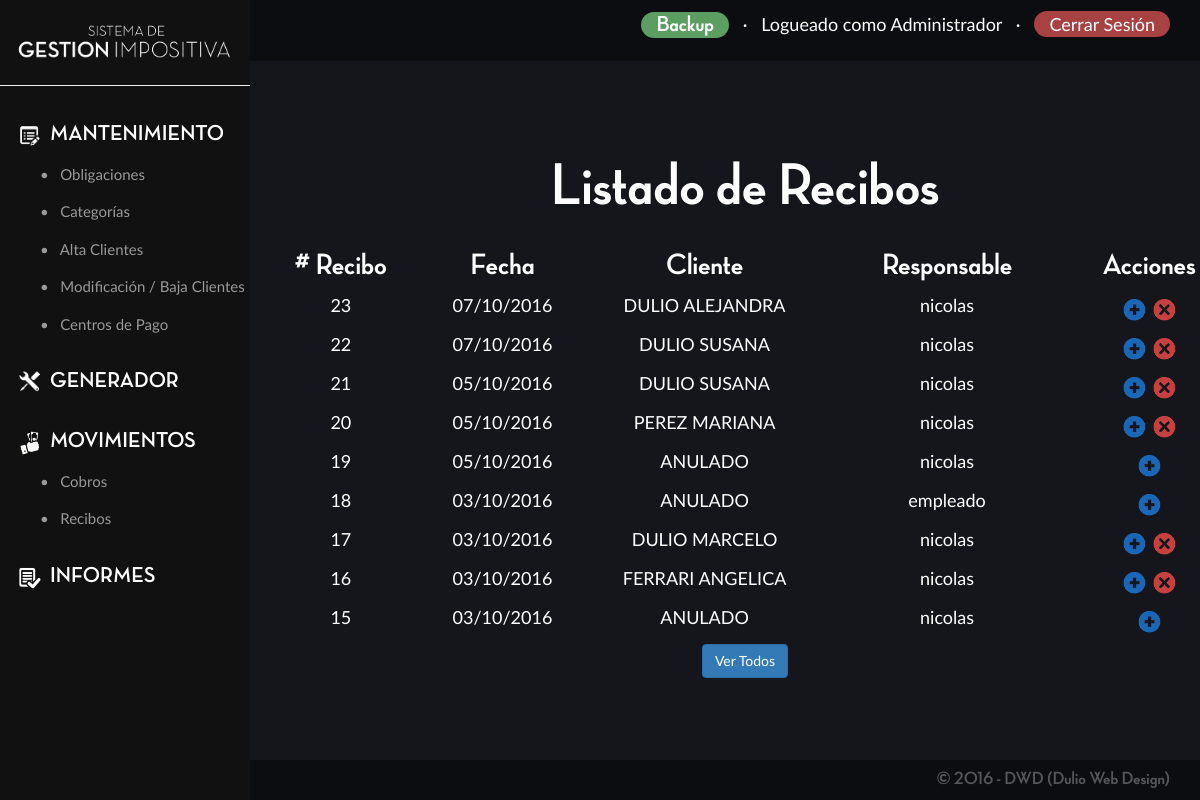
Page /recibos.php (signed in) on the earlier database version.
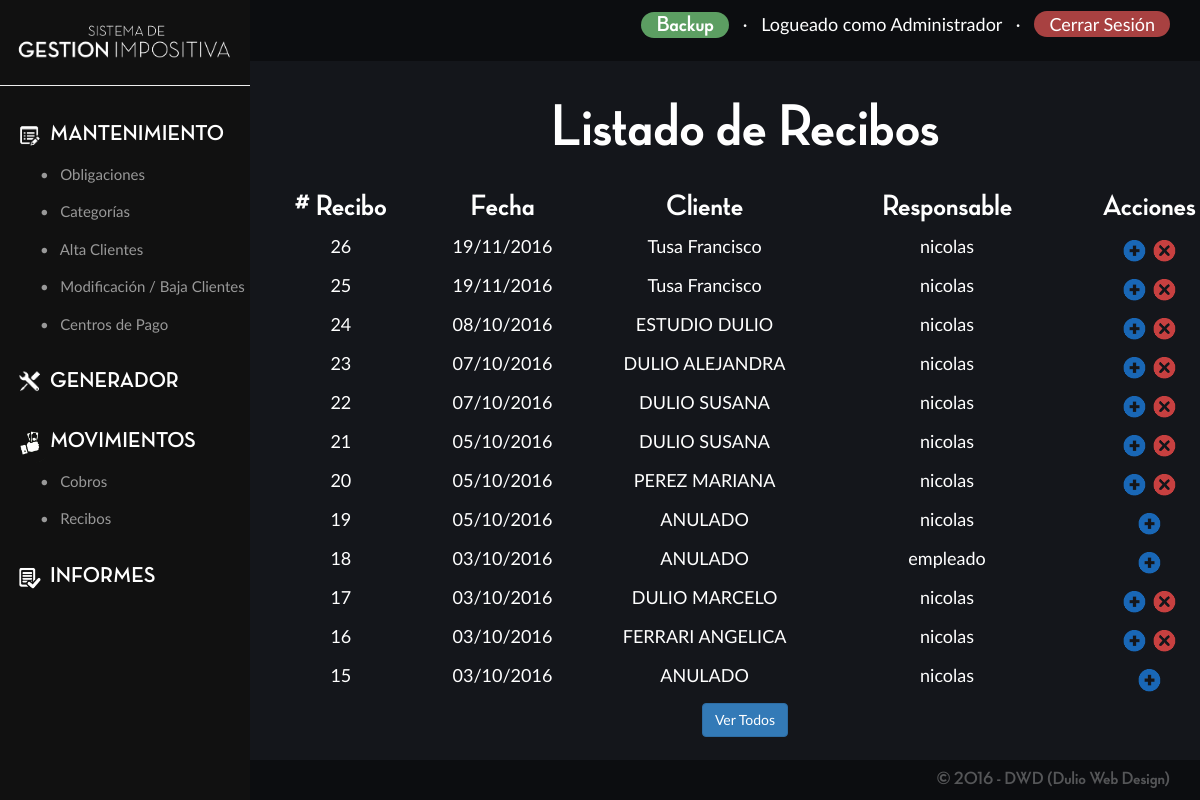
Same page on the later database version.
### tables this page shows
CREATE TABLE `usuario` (
  `username` varchar(30) NOT NULL,
  `password` varchar(100) NOT NULL,
  `tipoUsuario` varchar(1) NOT NULL,
  PRIMARY KEY (`username`)
);

CREATE TABLE `recibo` (
  `nroRecibo` int(11) NOT NULL,
  `anulado` tinyint(1) NOT NULL DEFAULT '0',
  `username` varchar(30) NOT NULL,
  `fecha` date NOT NULL,
  PRIMARY KEY (`nroRecibo`,`username`),
  KEY `fk_recibo_usuario1_idx` (`username`)
);

### session.php (called while the page is built, shortened)
<?php
	require("conecto.php");
	$user_check=$_SESSION['login_user'];
	$ses_sql=mysqli_query($conexion, "SELECT username FROM usuario WHERE username='$user_check'");
	$row = mysqli_fetch_assoc($ses_sql);
	$login_session =$row['username'];
?>

### funciones.php (called while the page is built, shortened)
<?php
	require "conecto.php";
	function getTipoUsuario($username){
		global $conexion;
		$sql="SELECT tipoUsuario FROM usuario WHERE username = '$username'";
		$resultado = mysqli_query($conexion,$sql);
		$tipoUsuario = mysqli_fetch_row($resultado);
		return $tipoUsuario[0];
	}
	function getNombreApellido($idCliente){
		global $conexion;
		$sql = "SELECT * FROM cliente WHERE idCliente = '$idCliente'";
		$resultado = mysqli_query($conexion,$sql);
		$cliente = mysqli_fetch_assoc($resultado);
		return $cliente['apellido']." ".$cliente['nombre'];
	}
?>

### recibos.php (the view, shortened to what this page needs)
<?php
	include "session.php";
	include "funciones.php";
?>
<!doctype html>
<html>
<head>
    <link rel="stylesheet" href="css/bootstrap.css">
    <link rel="stylesheet" href="estilospanel.css">
</head>
<body>
	<?php
		include "conecto.php";
	?>
	<div class="lateral">
		<?php
			include "modificar/logoInside.php";
		?>
		<hr>
		<?php
			$tipoUsuario= getTipoUsuario($login_session);
			switch ($tipoUsuario) {
						case 0:
							include "modificar/menu0.php";
							break;
					}
		?>
	</div>
	<div class="principal">
		<div class="superior">
			<?php include "modificar/superior.php"; ?>
		</div>
		<div id="listado" class="contenido">
			<div class="row">
				<h1 align="center">
					Listado de Recibos
				</h1>
			</div>
			<div class="row">
				<?php
					if(getTipoUsuario($_SESSION['login_user'])!='0'){
						$sql = "SELECT nroRecibo, anulado, username, DATE_FORMAT(fecha,'%d/%m/%Y') AS fecha FROM recibo WHERE username = '".$_SESSION['login_user']."' ORDER BY nroRecibo DESC";
					}else{
						$sql = "SELECT nroRecibo, anulado, username, DATE_FORMAT(fecha,'%d/%m/%Y') AS fecha FROM recibo ORDER BY nroRecibo DESC";
					}
					if(!isset($verTodos)){
						$sql .= " LIMIT 20";
					}
					$resultado = mysqli_query($conexion,$sql);
					echo"
						<div class='row'>
							<div class='col-sm-2'>
								<h2 align='center'>
									# Recibo
								</h2>
							</div>
							<div class='col-sm-2'>
								<h2 align='center'>
									Fecha
								</h2>
							</div>
							<div class='col-sm-3'>
								<h2 align='center'>
									Cliente
								</h2>
							</div>
							<div class='col-sm-3'>
								<h2 align='center'>
									Responsable
								</h2>
							</div>
							<div class='col-sm-2'>
								<h2 align='center'>
									Acciones
								</h2>
							</div>
						</div>
						";
					while($recibo = mysqli_fetch_assoc($resultado)){
						$idRecibo = $recibo['nroRecibo'];
						$sqli="SELECT idCliente FROM cobro WHERE nroRecibo = '$idRecibo'";
						$resultadoi = mysqli_query($conexion,$sqli);
						$cliente = mysqli_fetch_assoc($resultadoi);
						$idCliente = $cliente['idCliente'];
						if($recibo['anulado']== 0){
							echo"
								<div class='row'>
									<div class='col-sm-2'>
										<p align='center' class='listadoClientes'>
											".$recibo['nroRecibo']."
										</p>
									</div>
									<div class='col-sm-2'>
										<p align='center' class='listadoClientes'>
											".$recibo['fecha']."
										</p>
									</div>
									<div class='col-sm-3'>
										<p align='center' class='listadoClientes'>
											".getNombreApellido($idCliente)."
										</p>
									</div>
									<div class='col-sm-3'>
										<p align='center' class='listadoClientes'>
											".$recibo['username']."
										</p>
									</div>
									<div class='col-sm-2'>
										<p align='center'>
											<a class='verMas' href='#' id='".$recibo['nroRecibo']."'>
												<img src='img/mas.png' width='25px' alt='Ver Más'>
											</a>";
											if(getTipoUsuario($_SESSION['login_user'])=='0'){
											echo"
												<a class='eliminar' href='#' id='".$recibo['nroRecibo']."'>
													<img src='img/cross.png' width='25px' alt='Eliminar'>
												</a>";
											}
											echo"
										</p>
									</div>
								</div>
							";
						}else{
							echo"
								<div class='row'>
									<div class='col-sm-2'>
										<p align='center' class='listadoClientes'>
											".$recibo['nroRecibo']."
										</p>
									</div>
									<div class='col-sm-2'>
										<p align='center' class='listadoClientes'>
											".$recibo['fecha']."
										</p>
									</div>
									<div class='col-sm-3'>
										<p align='center' class='listadoClientes'>
											ANULADO
										</p>
									</div>
									<div class='col-sm-3'>
										<p align='center' class='listadoClientes'>
											".$recibo['username']."
										</p>
									</div>
									<div class='col-sm-2'>
										<p align='center'>
											<a class='verMas' href='#' id='".$recibo['nroRecibo']."'>
												<img src='img/mas.png' width='25px' alt='Ver Más'>
											</a>
										</p>
									</div>
								</div>
							";
						}
					}
				?>
			</div>
			<?php
				if(!isset($verTodos)){
					echo"
						<div class='row'>
							<p align='center'>
								<a href='recibos.php?verTodos=1' class='btn btn-primary'>Ver Todos</a>
							</p>
						</div>
					";
				}
			?>
		</div>
		<div class="inferior">
			<h4 align="right">
	    		<a target="_blank" class="footer" href="http://www.dulio.com.ar">&copy; 2016 - DWD (Dulio Web Design)</a>
	    	</h4>
		</div>
	</div>
</body>
</html>

### modificar/logoInside.php
<?php
	echo"
		<br>
		<p align='center'> <img src='img/logo.png' width='90%'> </p>
	";
?>

### modificar/menu0.php (shortened to what this page needs)
<?php
	echo"
		<ul>
			<!--<a href='inicio.php'><li>
				<img src='img/ico-inicio.png' width='40px'> INICIO
			</li></a>-->
			<li>
				<img src='img/ico-editar.png' width='40px'>MANTENIMIENTO
				<ul>
					<a href='ingresarObligacion.php'><li>&bullet; &nbsp; Obligaciones</li></a>
				</ul>
				<ul>
					<a href='ingresarCategoria.php'><li>&bullet; &nbsp; Categorías</li></a>
				</ul>
				<ul>
					<a href='ingresarCliente.php'><li>&bullet; &nbsp; Alta Clientes</li></a>
				</ul>
				<ul>
					<a href='modificacionBajaCliente.php'><li>&bullet; &nbsp; Modificación / Baja Clientes</li></a>
				</ul>
				<ul>
					<a href='ingresarBanco.php'><li>&bullet; &nbsp; Centros de Pago</li></a>
				</ul>
			</li>
			<a href='generador.php'><li>
				<img src='img/ico-configuracion.png' width='40px'>GENERADOR
			</li></a>
			<a href='movimientos.php'><li>
				<img src='img/ico-ventas.png' width='40px'>MOVIMIENTOS
				<ul>
					<a href='cobros.php'><li>&bullet; &nbsp; Cobros</li></a>
				</ul>
				<!--<ul>
					<a href='pagos.php'><li>&bullet; &nbsp; Pagos</li></a>
				</ul>-->
				<ul>
					<a href='recibos.php'><li>&bullet; &nbsp; Recibos</li></a>
				</ul>
			</li></a>
			<a href='informes.php'><li>
				<img src='img/ico-informe.png' width='40px'>INFORMES
			</li></a>
			<!--<a href='#'><li>
				<img src='img/ico-configuracion.png' width='40px'>CONFIGURACIÓN
			</li></a>-->
		</ul>
	";
?>

### modificar/superior.php (shortened to what this page needs)
<?php
	$idTipoUsuario=getTipoUsuario($login_session);
	echo"
		<p class='logueadocomo' align='right'>
	";
	if($idTipoUsuario==0){
		echo"
					<a id='visitarsitio' href='quieresBackupear.php'>Backup</a> &nbsp; &middot; &nbsp;
				";
	}
				echo"
				Logueado como
				";
					switch ($idTipoUsuario) {
						case 0:
							$tipoUsuario = 'Administrador';
							break;
					}
						echo "$tipoUsuario";
				echo"
				&nbsp; &middot; &nbsp; <a id='cerrarsesion' href='logout.php'>Cerrar Sesión</a>
			</p>
	";
?>

### estilospanel.css (style rules this page uses)
* { margin: 0; padding: 0; }
html { height: 100%; min-height: 100%; }
body { font-family: 'LatoR'; overflow-x: hidden; height: 100%; min-height: 100%; background-color: #14161b; }
h1, h2, h3, h4, h5, h6 { font-family: 'Neutra'; }
h1 { font-size: 60px; }
.lateral { width: 250px; position: fixed; height: 100%; background-color: #111111; color: #FFF; overflow-y: auto; }
.principal { margin-left: 250px; min-height: 100%; background-color: #14161b; color: #FFF; display: flex; flex-direction: column; justify-content: space-between; }
.superior { background-color: #0c0d10; }
.contenido { min-height: 80%; font-size: 20px; }
.inferior { background-color: #0c0d10; }
ul li { padding: 10px 0px; padding-left: 10px; display: block; font-size: 22px; font-family: 'Neutra'; width: 100%; }
ul li ul li { padding: 8px 0px; padding-left: 30px; display: block; font-size: 15px; font-family: 'LatoR'; color: #999999; width:100%; }
a { color: #FFF; }
.logueadocomo { font-size: 18px; padding: 10px 0px; padding-right: 30px; }
#visitarsitio { font-family: 'Neutra'; font-size: 22px; }
.footer { color:rgba(255,255,255,0.3); padding-right:30px; }
#visitarsitio { border-radius: 15px; padding: 2px 15px; background-color: #5c9e62; }
#cerrarsesion { border-radius: 15px; padding: 2px 15px; background-color: #a84141; }
#listado { margin-left: 40px; }
#cerrarsesion { color: #FFF; }
.listadoClientes { font-size: 18px; }

Differences in the rows shown:
added recibo: nroRecibo "26", fecha "19/11/2016", idCliente "Tusa Francisco", username "nicolas", anulado 0 (drawn)
added recibo: nroRecibo "25", fecha "19/11/2016", idCliente "Tusa Francisco", username "nicolas", anulado 0 (drawn)
added recibo: nroRecibo "24", fecha "08/10/2016", idCliente "ESTUDIO DULIO", username "nicolas", anulado 0 (drawn)
